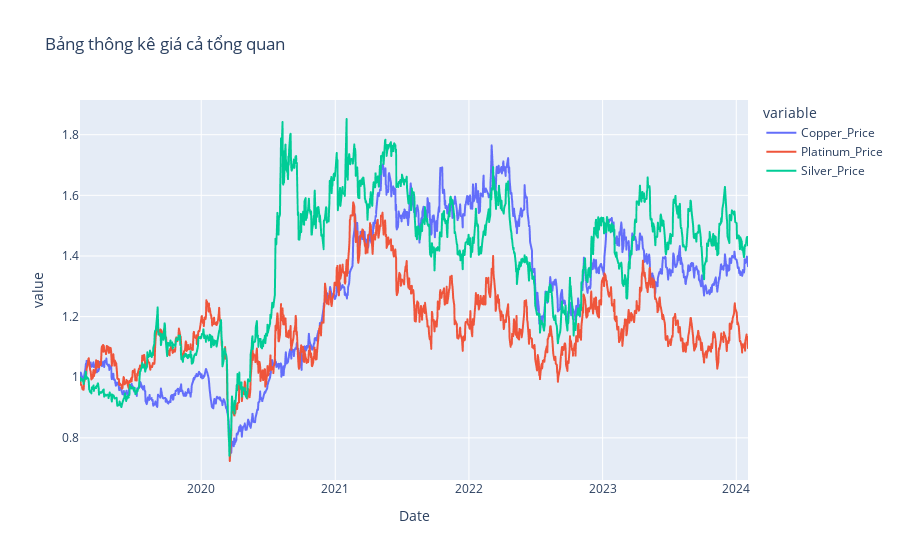

Source (notebook cell):
### Code cell
fig = px.line(data_frame=df_price_new,title='Bảng thông kê giá cả tổng quan')
fig.show()

### Figure 1 — Plotly figure (JSON) as saved in the notebook; plotly's stock layout.template omitted (floating-point values rounded to 4 significant figures; data arrays with more than 128 entries replaced by an {"elided": "..."} marker saying what was removed)
{"data": [{"hovertemplate": "variable=Copper_Price<br>Date=%{x}<br>value=%{y}<extra></extra>", "legendgroup": "Copper_Price", "line": {"color": "#636efa", "dash": "solid"}, "marker": {"symbol": "circle"}, "mode": "lines", "name": "Copper_Price", "showlegend": true, "type": "scattergl", "x": {"elided": "1243 str values"}, "xaxis": "x", "y": {"elided": "1243 float values"}, "yaxis": "y"}, {"hovertemplate": "variable=Platinum_Price<br>Date=%{x}<br>value=%{y}<extra></extra>", "legendgroup": "Platinum_Price", "line": {"color": "#EF553B", "dash": "solid"}, "marker": {"symbol": "circle"}, "mode": "lines", "name": "Platinum_Price", "showlegend": true, "type": "scattergl", "x": {"elided": "1243 str values"}, "xaxis": "x", "y": {"elided": "1243 float values"}, "yaxis": "y"}, {"hovertemplate": "variable=Silver_Price<br>Date=%{x}<br>value=%{y}<extra></extra>", "legendgroup": "Silver_Price", "line": {"color": "#00cc96", "dash": "solid"}, "marker": {"symbol": "circle"}, "mode": "lines", "name": "Silver_Price", "showlegend": true, "type": "scattergl", "x": {"elided": "1243 str values"}, "xaxis": "x", "y": {"elided": "1243 float values"}, "yaxis": "y"}], "layout": {"legend": {"title": {"text": "variable"}, "tracegroupgap": 0}, "title": {"text": "Bảng thông kê giá cả tổng quan"}, "xaxis": {"anchor": "y", "domain": [0, 1], "title": {"text": "Date"}}, "yaxis": {"anchor": "x", "domain": [0, 1], "title": {"text": "value"}}}}
